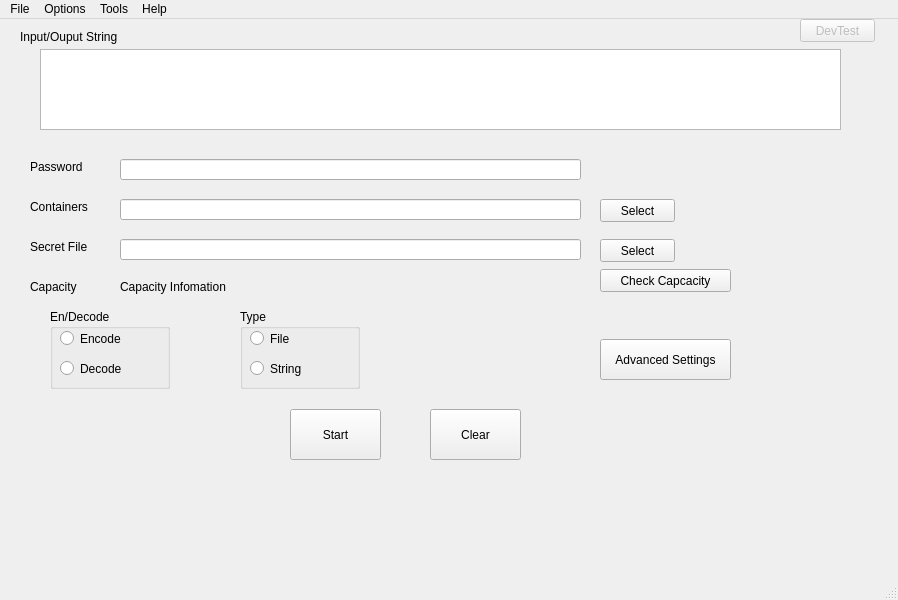
<?xml version="1.0" encoding="UTF-8"?>
<ui version="4.0">
 <class>MainWindow</class>
 <widget class="QMainWindow" name="MainWindow">
  <property name="geometry">
   <rect>
    <x>0</x>
    <y>0</y>
    <width>898</width>
    <height>600</height>
   </rect>
  </property>
  <property name="windowTitle">
   <string>Steganography and Encryption System</string>
  </property>
  <property name="windowIcon">
   <iconset resource="Resources/about.qrc">
    <normaloff>:/new/prefix1/logo.ico</normaloff>:/new/prefix1/logo.ico</iconset>
  </property>
  <widget class="QWidget" name="centralwidget">
   <widget class="QLabel" name="label">
    <property name="geometry">
     <rect>
      <x>20</x>
      <y>10</y>
      <width>121</width>
      <height>16</height>
     </rect>
    </property>
    <property name="text">
     <string>Input/Ouput String</string>
    </property>
   </widget>
   <widget class="QTextEdit" name="TextIO">
    <property name="geometry">
     <rect>
      <x>40</x>
      <y>30</y>
      <width>801</width>
      <height>81</height>
     </rect>
    </property>
   </widget>
   <widget class="QLabel" name="label_2">
    <property name="geometry">
     <rect>
      <x>30</x>
      <y>140</y>
      <width>71</width>
      <height>16</height>
     </rect>
    </property>
    <property name="text">
     <string>Password</string>
    </property>
   </widget>
   <widget class="QLineEdit" name="Password_Text">
    <property name="geometry">
     <rect>
      <x>120</x>
      <y>140</y>
      <width>461</width>
      <height>21</height>
     </rect>
    </property>
   </widget>
   <widget class="QLabel" name="label_3">
    <property name="geometry">
     <rect>
      <x>30</x>
      <y>180</y>
      <width>71</width>
      <height>16</height>
     </rect>
    </property>
    <property name="text">
     <string>Containers</string>
    </property>
   </widget>
   <widget class="QLineEdit" name="Container_Text">
    <property name="geometry">
     <rect>
      <x>120</x>
      <y>180</y>
      <width>461</width>
      <height>21</height>
     </rect>
    </property>
    <property name="text">
     <string/>
    </property>
    <property name="clearButtonEnabled">
     <bool>true</bool>
    </property>
   </widget>
   <widget class="QLineEdit" name="Secret_Text">
    <property name="geometry">
     <rect>
      <x>120</x>
      <y>220</y>
      <width>461</width>
      <height>21</height>
     </rect>
    </property>
    <property name="clearButtonEnabled">
     <bool>true</bool>
    </property>
   </widget>
   <widget class="QLabel" name="label_4">
    <property name="geometry">
     <rect>
      <x>30</x>
      <y>220</y>
      <width>61</width>
      <height>16</height>
     </rect>
    </property>
    <property name="text">
     <string>Secret File</string>
    </property>
   </widget>
   <widget class="QLabel" name="label_5">
    <property name="geometry">
     <rect>
      <x>30</x>
      <y>260</y>
      <width>53</width>
      <height>15</height>
     </rect>
    </property>
    <property name="text">
     <string>Capacity</string>
    </property>
   </widget>
   <widget class="QLabel" name="CapaInfo">
    <property name="geometry">
     <rect>
      <x>120</x>
      <y>260</y>
      <width>461</width>
      <height>16</height>
     </rect>
    </property>
    <property name="text">
     <string>Capacity Infomation</string>
    </property>
   </widget>
   <widget class="QPushButton" name="Check_Button">
    <property name="geometry">
     <rect>
      <x>600</x>
      <y>250</y>
      <width>131</width>
      <height>23</height>
     </rect>
    </property>
    <property name="text">
     <string>Check Capcacity</string>
    </property>
   </widget>
   <widget class="QGroupBox" name="groupBox">
    <property name="geometry">
     <rect>
      <x>50</x>
      <y>290</y>
      <width>120</width>
      <height>80</height>
     </rect>
    </property>
    <property name="title">
     <string>En/Decode</string>
    </property>
    <widget class="QRadioButton" name="radioButton">
     <property name="geometry">
      <rect>
       <x>10</x>
       <y>20</y>
       <width>95</width>
       <height>19</height>
      </rect>
     </property>
     <property name="text">
      <string>Encode</string>
     </property>
    </widget>
    <widget class="QRadioButton" name="radioButton_2">
     <property name="geometry">
      <rect>
       <x>10</x>
       <y>50</y>
       <width>95</width>
       <height>19</height>
      </rect>
     </property>
     <property name="text">
      <string>Decode</string>
     </property>
    </widget>
   </widget>
   <widget class="QGroupBox" name="groupBox_2">
    <property name="geometry">
     <rect>
      <x>240</x>
      <y>290</y>
      <width>120</width>
      <height>80</height>
     </rect>
    </property>
    <property name="title">
     <string>Type</string>
    </property>
    <widget class="QRadioButton" name="radioButton_3">
     <property name="geometry">
      <rect>
       <x>10</x>
       <y>20</y>
       <width>95</width>
       <height>19</height>
      </rect>
     </property>
     <property name="text">
      <string>File</string>
     </property>
    </widget>
    <widget class="QRadioButton" name="radioButton_4">
     <property name="geometry">
      <rect>
       <x>10</x>
       <y>50</y>
       <width>95</width>
       <height>19</height>
      </rect>
     </property>
     <property name="text">
      <string>String</string>
     </property>
    </widget>
   </widget>
   <widget class="QPushButton" name="pushButton_2">
    <property name="geometry">
     <rect>
      <x>290</x>
      <y>390</y>
      <width>91</width>
      <height>51</height>
     </rect>
    </property>
    <property name="text">
     <string>Start</string>
    </property>
   </widget>
   <widget class="QPushButton" name="pushButton_3">
    <property name="geometry">
     <rect>
      <x>430</x>
      <y>390</y>
      <width>91</width>
      <height>51</height>
     </rect>
    </property>
    <property name="text">
     <string>Clear</string>
    </property>
   </widget>
   <widget class="QPushButton" name="SelectContainer">
    <property name="geometry">
     <rect>
      <x>600</x>
      <y>180</y>
      <width>75</width>
      <height>23</height>
     </rect>
    </property>
    <property name="text">
     <string>Select</string>
    </property>
   </widget>
   <widget class="QPushButton" name="SelectSecret">
    <property name="geometry">
     <rect>
      <x>600</x>
      <y>220</y>
      <width>75</width>
      <height>23</height>
     </rect>
    </property>
    <property name="text">
     <string>Select</string>
    </property>
   </widget>
   <widget class="QPushButton" name="adv_btn">
    <property name="geometry">
     <rect>
      <x>600</x>
      <y>320</y>
      <width>131</width>
      <height>41</height>
     </rect>
    </property>
    <property name="text">
     <string>Advanced Settings</string>
    </property>
   </widget>
   <widget class="QPushButton" name="pushButton">
    <property name="enabled">
     <bool>false</bool>
    </property>
    <property name="geometry">
     <rect>
      <x>800</x>
      <y>0</y>
      <width>75</width>
      <height>23</height>
     </rect>
    </property>
    <property name="text">
     <string>DevTest</string>
    </property>
   </widget>
  </widget>
  <widget class="QMenuBar" name="menubar">
   <property name="geometry">
    <rect>
     <x>0</x>
     <y>0</y>
     <width>898</width>
     <height>21</height>
    </rect>
   </property>
   <widget class="QMenu" name="menuFile">
    <property name="title">
     <string>File</string>
    </property>
    <addaction name="actionSelect_Container"/>
    <addaction name="actionSelect_Secret"/>
    <addaction name="separator"/>
    <addaction name="actionRestart"/>
    <addaction name="actionExit"/>
   </widget>
   <widget class="QMenu" name="menuOptions">
    <property name="title">
     <string>Options</string>
    </property>
    <addaction name="actionAdvanced_Settings"/>
   </widget>
   <widget class="QMenu" name="menuTools">
    <property name="title">
     <string>Tools</string>
    </property>
    <addaction name="actionDCT_Cof_Reader"/>
    <addaction name="separator"/>
    <addaction name="actionBulk_Encode"/>
    <addaction name="actionBuld_Decode"/>
   </widget>
   <widget class="QMenu" name="menuHelp">
    <property name="title">
     <string>Help</string>
    </property>
    <addaction name="actionAbout"/>
    <addaction name="actionAbout_Qt"/>
   </widget>
   <addaction name="menuFile"/>
   <addaction name="menuOptions"/>
   <addaction name="menuTools"/>
   <addaction name="menuHelp"/>
  </widget>
  <widget class="QStatusBar" name="statusbar"/>
  <action name="actionExit">
   <property name="text">
    <string>Exit</string>
   </property>
  </action>
  <action name="actionAbout">
   <property name="text">
    <string>About</string>
   </property>
  </action>
  <action name="actionAdvanced_Settings">
   <property name="text">
    <string>Advanced Settings</string>
   </property>
  </action>
  <action name="actionSelect_Container">
   <property name="text">
    <string>Select Container</string>
   </property>
  </action>
  <action name="actionSelect_Secret">
   <property name="text">
    <string>Select Secret</string>
   </property>
  </action>
  <action name="actionDCT_Cof_Reader">
   <property name="text">
    <string>DCT Cof Reader</string>
   </property>
  </action>
  <action name="actionAbout_Qt">
   <property name="text">
    <string>About Qt</string>
   </property>
  </action>
  <action name="actionRestart">
   <property name="text">
    <string>Restart</string>
   </property>
  </action>
  <action name="actionBulk_Encode">
   <property name="text">
    <string>Bulk Encode</string>
   </property>
  </action>
  <action name="actionBuld_Decode">
   <property name="text">
    <string>Bulk Decode</string>
   </property>
  </action>
 </widget>
 <resources>
  <include location="Resources/about.qrc"/>
 </resources>
 <connections/>
</ui>
